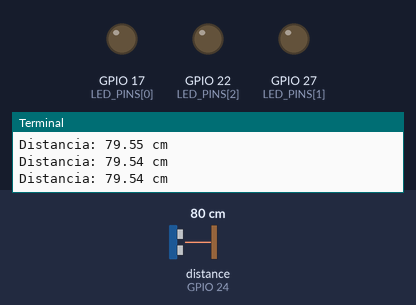
Simulated run of this program. Board: Raspberry Pi (BCM pin numbers). Shown: output pins drawn as LEDs (lit = HIGH), the last lines printed to the terminal. Dashed ring = blinking. The inputs (shaded band) are chosen by the test bench; at power-on: distance to the obstacle (sensor on GPIO 24) 80 cm. The echo pulse lasts 58.3 µs per cm; the clock reads 2024-03-15 10:24:30 at power-on unless the program sets it; pins used as bus, display or sensor lines are not drawn.

Above: at 1.2 s.
1.3 s: distance to the obstacle (sensor on GPIO 24) set to 33 cm
2.8 s: distance to the obstacle (sensor on GPIO 24) set to 28 cm
At 3.2 s:
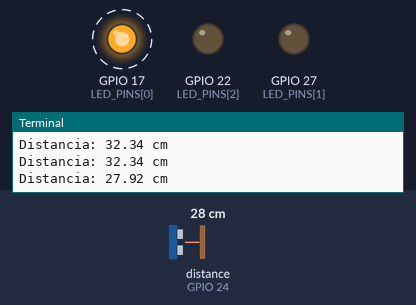
5.8 s: distance to the obstacle (sensor on GPIO 24) set to 35 cm
At 6.6 s:
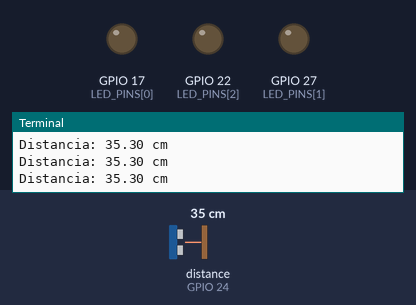
7.4 s: distance to the obstacle (sensor on GPIO 24) set to 4 cm
At 8.3 s:
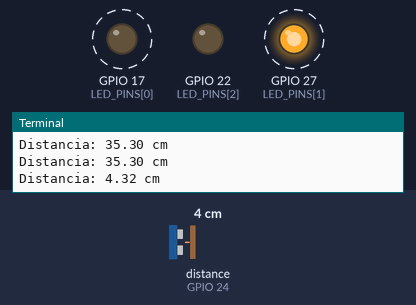
Timing chart, 0 to 11.4 s (numbered marks = the images above; inputs shaded):
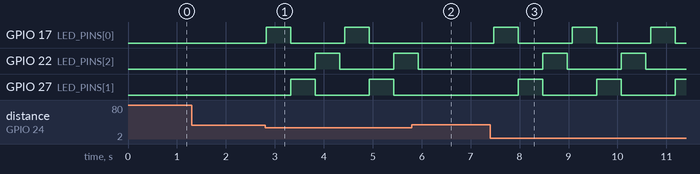

Measured:
- the behaviour switches between 31 and 30 cm on distance to the obstacle (sensor on GPIO 24) (found by bisection; images 0 and 1)
- after the input at 2.8 s, GPIO 17 (LED_PINS[0]): alternates HIGH for 0.50 s and LOW for 1.1 s, starting at once; GPIO 22 (LED_PINS[2]): LOW → HIGH after 1.0 s, → LOW 0.50 s later, → HIGH 1.1 s later; GPIO 27 (LED_PINS[1]): alternates HIGH for 0.50 s and LOW for 1.1 s, starting after 0.52 s
- after the input at 5.8 s, GPIO 17 (LED_PINS[0]): stays LOW (without the input it goes to HIGH after 0.23 s); GPIO 22 (LED_PINS[2]): goes on until 5.9 s, then stays LOW; GPIO 27 (LED_PINS[1]): stays LOW (without the input it goes to HIGH after 0.73 s)
- after the input at 7.4 s, GPIO 17 (LED_PINS[0]): alternates HIGH for 0.50 s and LOW for 1.1 s, starting after 0.07 s; GPIO 22 (LED_PINS[2]): alternates HIGH for 0.50 s and LOW for 1.1 s, starting after 1.1 s; GPIO 27 (LED_PINS[1]): alternates HIGH for 0.50 s and LOW for 1.1 s, starting after 0.57 s

The program:

Prueba_sensorDis.py
```python
import pigpio
import time

# Configuracion de pines
LED_PINS = [17, 27, 22]  # Pines de los LEDs
TRIG_PIN = 23            # Pin TRIG del sensor de distancia
ECHO_PIN = 24            # Pin ECHO del sensor de distancia

# Conecta a pigpio
pi = pigpio.pi()

# Verifica que la conexion con pigpio fue exitosa
if not pi.connected:
    print("Error al conectar con pigpio daemon")
    exit()

# Configura los pines de los LEDs como salida
for pin in LED_PINS:
    pi.set_mode(pin, pigpio.OUTPUT)

# Configura el pin TRIG como salida y el pin ECHO como entrada
pi.set_mode(TRIG_PIN, pigpio.OUTPUT)
pi.set_mode(ECHO_PIN, pigpio.INPUT)

# Define una funcion para medir la distancia
def medir_distancia():
    # Genera un pulso de 10 microsegundos en el pin TRIG
    pi.write(TRIG_PIN, 1)
    time.sleep(0.00001)  # 10 microsegundos
    pi.write(TRIG_PIN, 0)

    # Espera a que ECHO pase a alto
    while pi.read(ECHO_PIN) == 0:
        inicio = time.time()

    # Espera a que ECHO pase a bajo
    while pi.read(ECHO_PIN) == 1:
        fin = time.time()

    # Calcula el tiempo transcurrido y convierte a distancia
    duracion = fin - inicio
    distancia = (duracion * 34300) / 2  # 34300 cm/s es la velocidad del sonido
    return distancia

try:
    while True:
        # Mide la distancia
        distancia = medir_distancia()
        print(f"Distancia: {distancia:.2f} cm")

        # Si la distancia es menor a 30 cm, enciende los LEDs en secuencia
        if distancia < 30:
            for pin in LED_PINS:
                pi.write(pin, 1)  # Enciende el LED
                time.sleep(0.5)   # Espera medio segundo
                pi.write(pin, 0)  # Apaga el LED
        else:
            # Si no hay objeto cercano, apaga todos los LEDs
            for pin in LED_PINS:
                pi.write(pin, 0)

        time.sleep(0.1)  # Espera breve antes de la siguiente medicion

except KeyboardInterrupt:
    print("Nos vemos simple mortal")

finally:
    # Limpia y desconecta de pigpio
    for pin in LED_PINS:
        pi.write(pin, 0)  # Apaga cada LED
    pi.stop()
```
